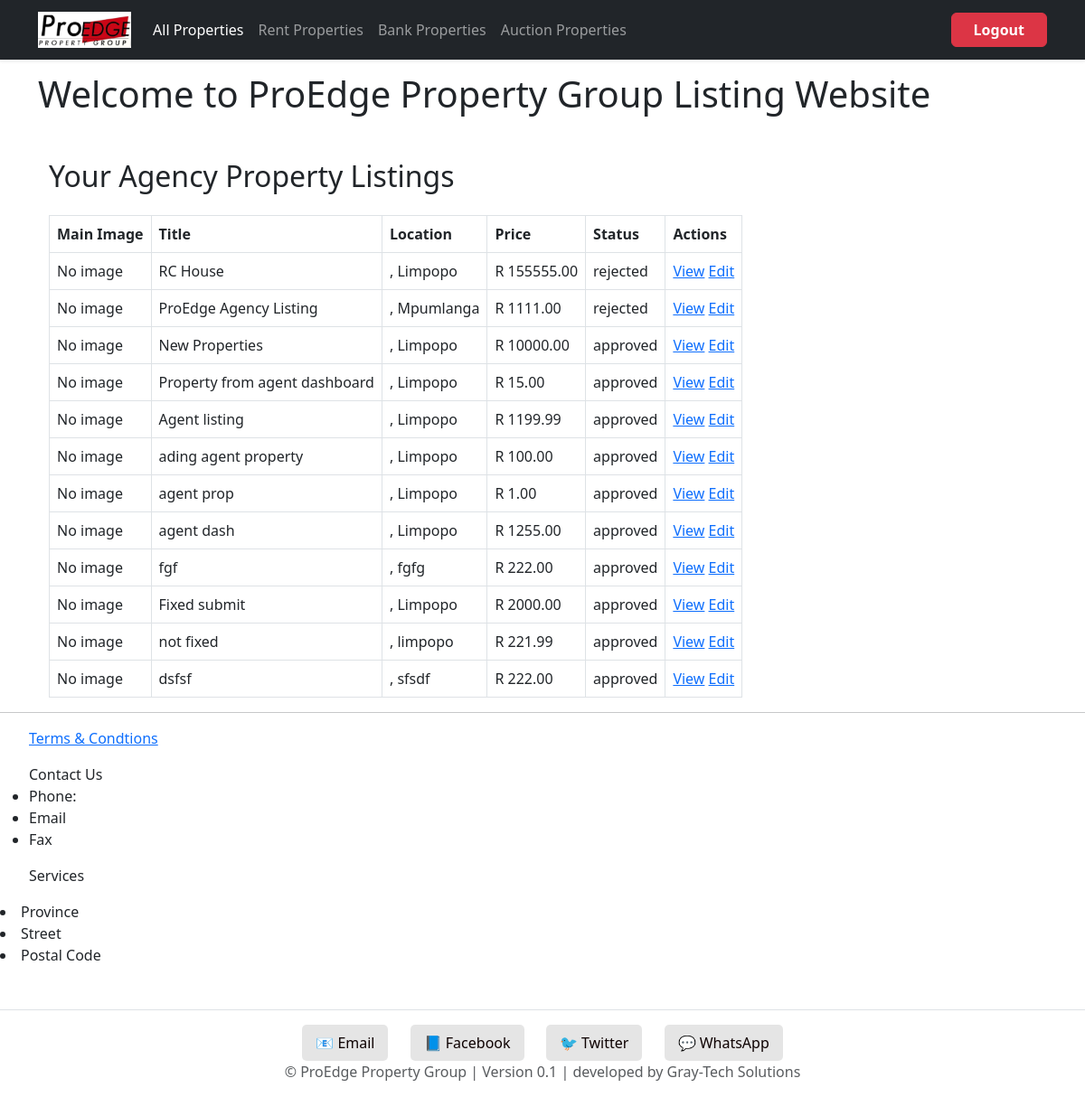
/agency/properties/ (signed in), run on an earlier commit of the app's database.
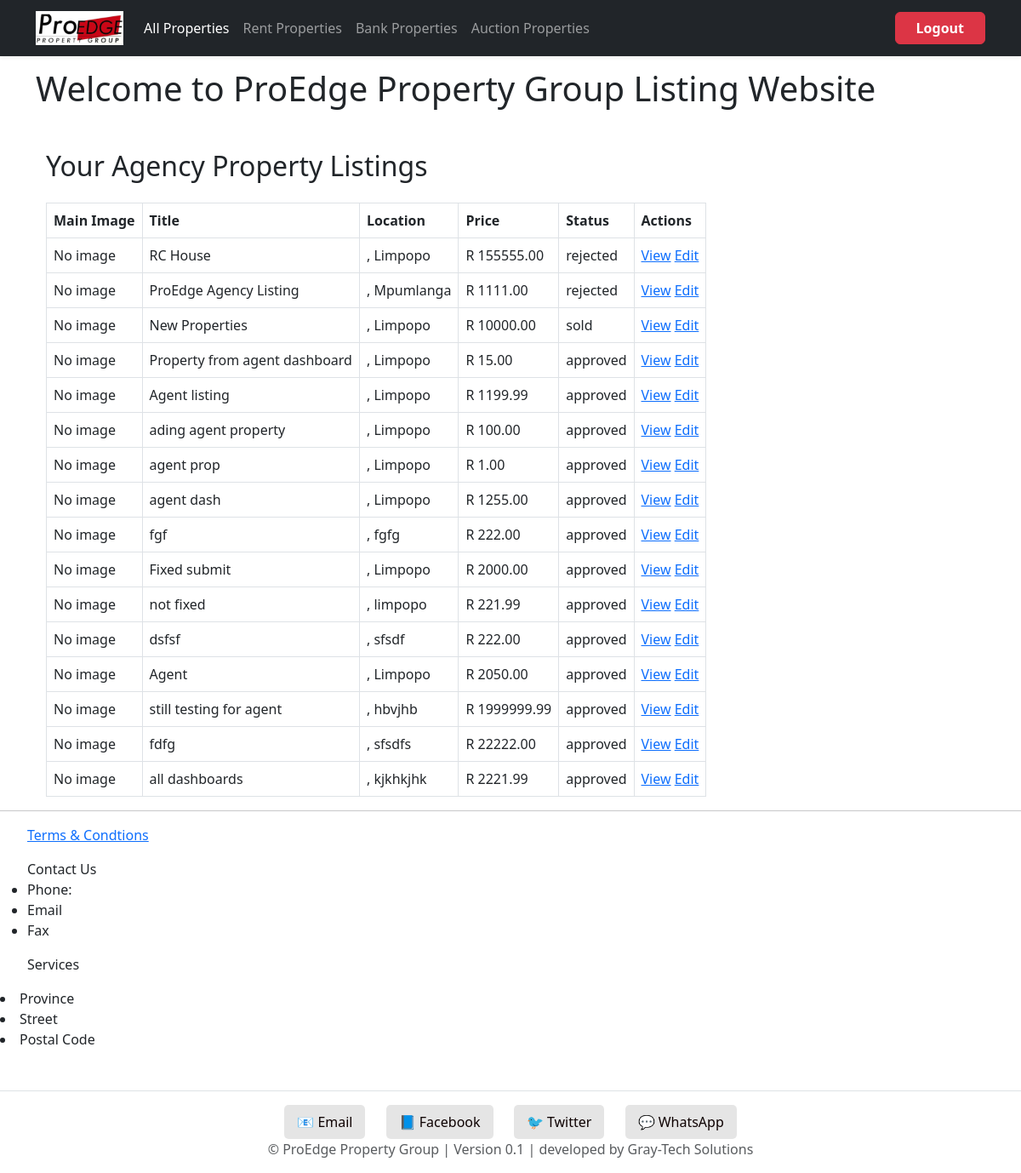
And on a later commit of the database.
### listings/models.py (models this page shows, shortened)
class Property(models.Model):
    PROPERTY_TYPE_CHOICES = [
        ('house', 'House'),
        ('apartment', 'Apartment'),
        ('land', 'Vacant Land'),
        ('commercial', 'Commercial'),
        ('industrial', 'Industrial'),
    ]
    LISTING_TYPE_CHOICES = [
        ('private', 'Private Seller'),
        ('agent', 'Agent'),
        ('bank', 'Bank Property'),
    ]
    STATUS_CHOICES = [
        ('approved', 'Approved'),
        ('pending', 'Pending'),
        ('rejected', 'Rejected'),
        ('sold', 'Sold'),
    ]
    title = models.CharField(max_length=200)
    description = models.TextField()
    price = models.DecimalField(max_digits=12, decimal_places=2)
    location = models.CharField(max_length=255)
    province = models.CharField(max_length=100)  # Now a free-text field
    area = models.CharField(max_length=100, null=True, blank=True)
    property_type = models.CharField(max_length=20, choices=PROPERTY_TYPE_CHOICES)
    listing_type = models.CharField(max_length=20, choices=LISTING_TYPE_CHOICES, default='')
    status = models.CharField(max_length=20, choices=STATUS_CHOICES)
    latitude = models.DecimalField(max_digits=9, decimal_places=6, null=True, blank=True)
    longitude = models.DecimalField(max_digits=9, decimal_places=6, null=True, blank=True)
    floor_plan = models.FileField(upload_to='floor_plans/', null=True, blank=True)
    number_of_bedrooms = models.PositiveIntegerField(null=True, blank=True)
    number_of_kitchens = models.PositiveIntegerField(null=True, blank=True)
    number_of_bathrooms = models.PositiveIntegerField(null=True, blank=True)
    number_of_garages = models.PositiveIntegerField(null=True, blank=True)
    floor_area_m2 = models.DecimalField(max_digits=10, decimal_places=2, null=True, blank=True)
    erf_size_m2 = models.DecimalField(max_digits=10, decimal_places=2, null=True, blank=True)
    price_per_m2 = models.DecimalField(max_digits=10, decimal_places=2, null=True, blank=True)
    price_per_erf_m2 = models.DecimalField(max_digits=10, decimal_places=2, null=True, blank=True)
    has_parking = models.BooleanField(default=False)
    number_of_parking_slots = models.CharField(max_length=10, blank=True, default="N/A")
    seller = models.ForeignKey(settings.AUTH_USER_MODEL, on_delete=models.CASCADE, related_name='properties', null=True, blank=True)
    buyer = models.ForeignKey(settings.AUTH_USER_MODEL, on_delete=models.SET_NULL, null=True, blank=True, related_name='purchased_properties')
    landlord = models.ForeignKey(settings.AUTH_USER_MODEL, on_delete=models.SET_NULL, null=True, blank=True, related_name='rented_properties')
    tenant = models.ForeignKey(settings.AUTH_USER_MODEL, on_delete=models.SET_NULL, null=True, blank=True, related_name='rented_by_properties')
    agent = models.ForeignKey(settings.AUTH_USER_MODEL, on_delete=models.SET_NULL, null=True, blank=True, related_name='listed_properties')
    agents = models.ManyToManyField(settings.AUTH_USER_MODEL, blank=True, related_name='properties_assigned')
    bank = models.ForeignKey(settings.AUTH_USER_MODEL, on_delete=models.SET_NULL, null=True, blank=True, related_name='banked_properties')
    auctioneer = models.ForeignKey(settings.AUTH_USER_MODEL, on_delete=models.SET_NULL, null=True, blank=True, related_name='auctioned_properties')
    agency = models.ForeignKey('Agency', on_delete=models.CASCADE, null=True, blank=True, related_name='properties')
    created_at = models.DateTimeField(auto_now_add=True)
    listed_by_agent = models.ForeignKey("AgentProfile", on_delete=models.SET_NULL, null=True, blank=True)
    class Meta:
        verbose_name_plural = "Properties"

### agencylistings/views.py (the view)
# urls.py: path('properties/', views.agency_property_list, name='agency_property_list'),
@login_required
def agency_property_list(request):
    properties = Property.objects.all()  # Later: filter by agency
    return render(request, 'agencylistings/agency_property_list.html', {'properties': properties})

### agencylistings/templates/agencylistings/agency_property_list.html
{% extends 'base.html' %}
{% block content %}
<div class="container mt-5">
    <h2 class="text-2xl font-semibold mb-4">Your Agency Property Listings</h2>
    {% if properties %}
        <table class="w-full table-auto border border-gray-300 shadow-md">
            <thead class="bg-gray-100">
                <tr>
                    <th class="p-2 border">Main Image</th>
                    <th class="p-2 border">Title</th>
                    <th class="p-2 border">Location</th>
                    <th class="p-2 border">Price</th>
                    <th class="p-2 border">Status</th>
                    <th class="p-2 border">Actions</th>
                </tr>
            </thead>
            <tbody>
                {% for property in properties %}
                    <tr class="hover:bg-gray-50">
                        <td class="p-2 border">
                            {% if property.main_image %}
                                <img src="{{ property.main_image.url }}" alt="Main Image" class="h-16 w-24 object-cover">
                            {% else %}
                                <span class="text-gray-400 italic">No image</span>
                            {% endif %}
                        </td>
                        <td class="p-2 border">{{ property.title }}</td>
                        <td class="p-2 border">{{ property.city }}, {{ property.province }}</td>
                        <td class="p-2 border">R {{ property.price|floatformat:2 }}</td>
                        <td class="p-2 border">{{ property.status }}</td>
                        <td class="p-2 border text-center">
                            <a href="{% url 'agencylistings:property_detail' property.pk %}">View</a>
                            <a href="{% url 'agencylistings:edit_property' property.pk %}">Edit</a>
                        </td>
                    </tr>
                {% endfor %}
            </tbody>
        </table>
    {% else %}
        <p class="text-gray-600 mt-4">No properties found.</p>
    {% endif %}
</div>
{% endblock %}

What changed in the data, as far as the page shows it:
changed Property "New Properties": status "approved" → "sold"
added Property: title "Agent", province "Limpopo", price "2050.00", status "approved"
added Property: title "still testing for agent", province "hbvjhb", price "1999999.99", status "approved"
added Property: title "fdfg", province "sfsdfs", price "22222.00", status "approved"
added Property: title "all dashboards", province "kjkhkjhk", price "2221.99", status "approved"
